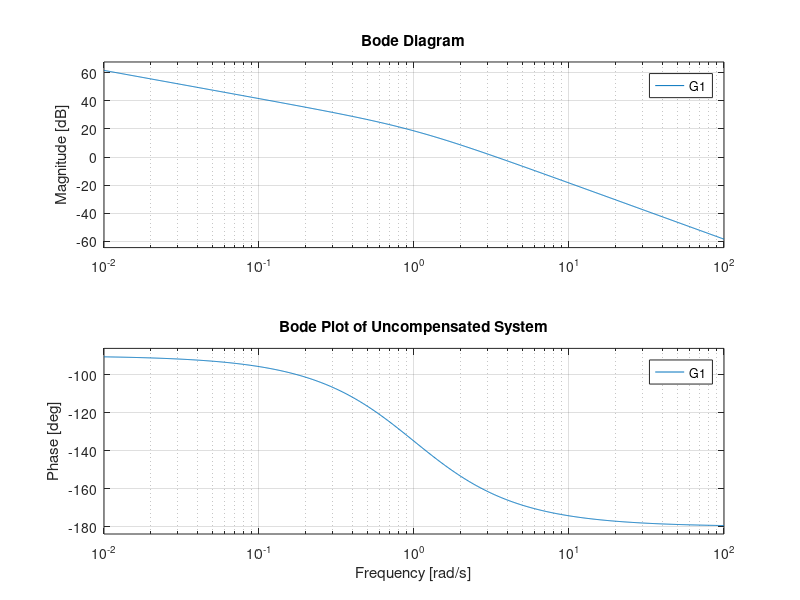
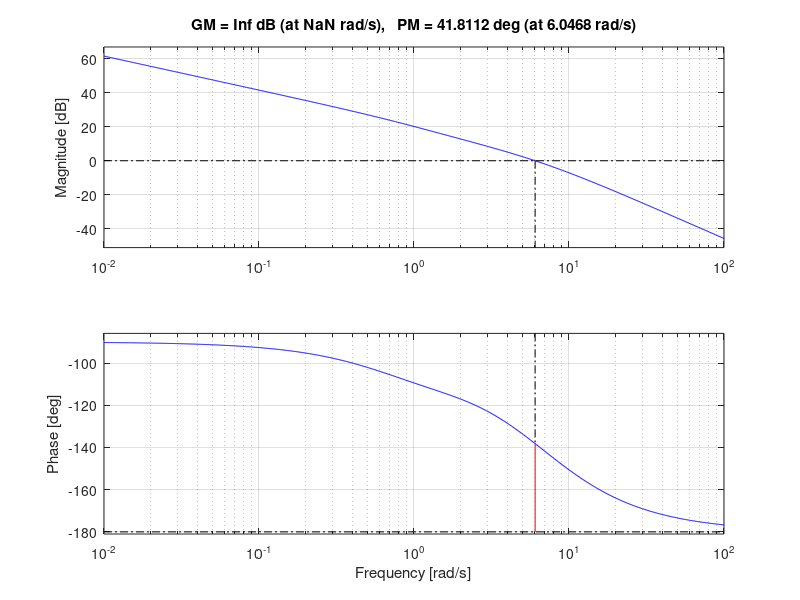

The MATLAB script that drew these images, in order:
% Step 1: Determine K
K = 12;

% Step 2: Plot Bode plot of uncompensated system
s = tf('s');
G1 = K / (s * (s + 1)); % Uncompensated system
figure;
bode(G1);
grid on;
title('Bode Plot of Uncompensated System');

% Step 3: Determine required phase lead
[~, phase_margin_uncomp, ~, ~] = margin(G1);
phi_m = 45 - phase_margin_uncomp + 10; % Add safety margin
a = (1 + sind(phi_m)) / (1 - sind(phi_m)); % Lead ratio

% Step 4: Design lead compensator
omega_m = 3; % Choose new gain crossover frequency (adjust based on Bode plot)
T = 1 / (omega_m * sqrt(a)); % Time constant
D = (1 + a*T*s) / (1 + T*s); % Lead compensator

% Step 5: Plot Bode plot of compensated system
G_compensated = G1 * D; % Compensated system
figure;
bode(G_compensated);
grid on;
title('Bode Plot of Compensated System');
margin(G_compensated); % Verify phase margin